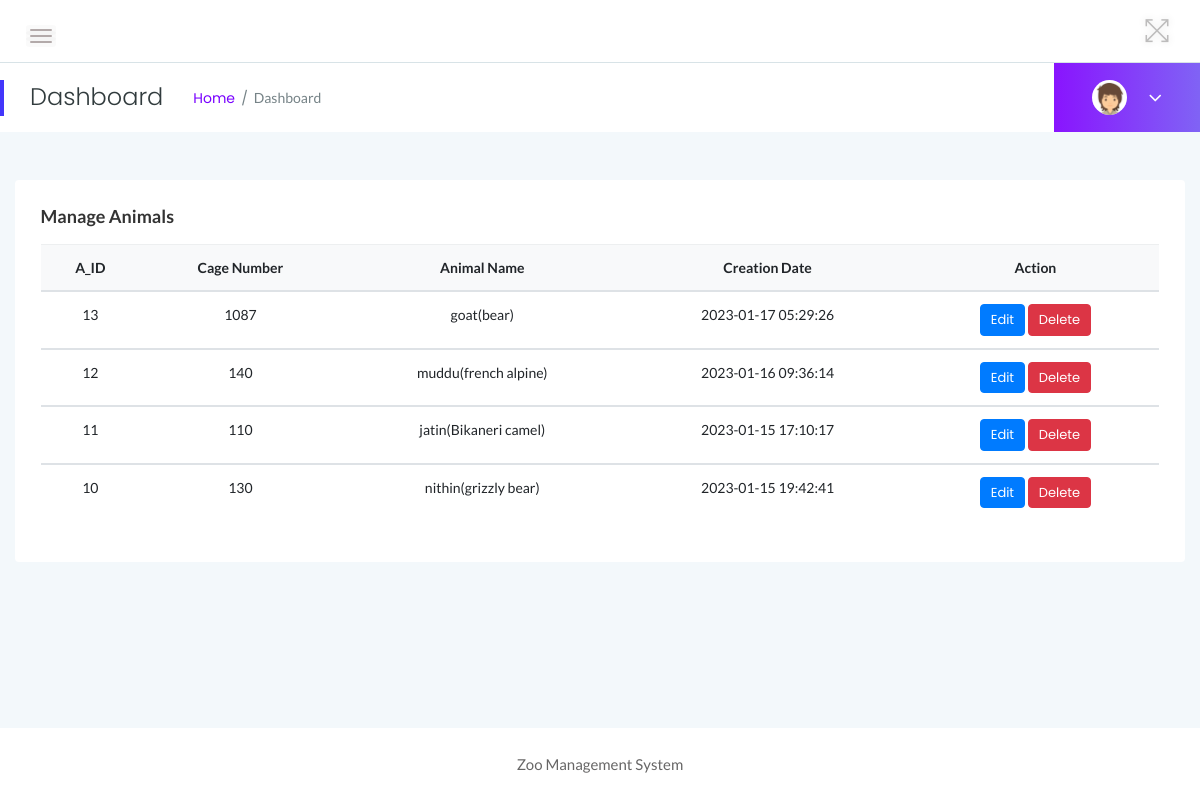
The app's page /admin/manage-animals.php (signed in) with its own data.
### tables this page shows
CREATE TABLE `tblanimal` (
  `a_id` int(11) NOT NULL,
  `animalname` varchar(200) DEFAULT NULL,
  `cagenumber` int(11) DEFAULT NULL,
  `breed` varchar(200) DEFAULT NULL,
  `animalimage` varchar(200) DEFAULT NULL,
  `creationdate` timestamp NOT NULL DEFAULT current_timestamp() ON UPDATE current_timestamp()
);

### admin/manage-animals.php (the view, shortened to what this page needs)
<?php
if (strlen($_SESSION['zmsaid']==0)) {
  header('location:logout.php');
  } else{
?>
<!doctype html>
<html class="no-js" lang="en">
<head>
    <link rel="stylesheet" href="assets/css/bootstrap.min.css">
    <link rel="stylesheet" href="assets/css/font-awesome.min.css">
    <link rel="stylesheet" href="assets/css/themify-icons.css">
    <link rel="stylesheet" href="assets/css/metisMenu.css">
    <link rel="stylesheet" href="assets/css/owl.carousel.min.css">
    <link rel="stylesheet" href="assets/css/slicknav.min.css">
    <link rel="stylesheet" href="https://www.amcharts.com/lib/3/plugins/export/export.css" type="text/css" media="all" />
    <link rel="stylesheet" type="text/css" href="https://cdn.datatables.net/1.10.19/css/jquery.dataTables.css">
    <link rel="stylesheet" type="text/css" href="https://cdn.datatables.net/1.10.18/css/dataTables.bootstrap4.min.css">
    <link rel="stylesheet" type="text/css" href="https://cdn.datatables.net/responsive/2.2.3/css/responsive.bootstrap.min.css">
    <link rel="stylesheet" type="text/css" href="https://cdn.datatables.net/responsive/2.2.3/css/responsive.jqueryui.min.css">
    <link rel="stylesheet" href="assets/css/typography.css">
    <link rel="stylesheet" href="assets/css/default-css.css">
    <link rel="stylesheet" href="assets/css/styles.css">
    <link rel="stylesheet" href="assets/css/responsive.css">
</head>
<body>
    <div class="page-container">
        <div class="main-content">
          <?php include_once('includes/header.php');?>
            <?php include_once('includes/pagetitle.php');?>
            <div class="main-content-inner">
                <div class="row">
                    <div class="col-12 mt-5">
                        <div class="card">
                            <div class="card-body">
                                <h4 class="header-title">Manage Animals</h4>
                                <div class="data-tables">
                <table class="table text-center">
                                        <thead class="bg-light text-capitalize">
                                            <tr>
                                                <th>A_ID</th>
                                                <th>Cage Number</th>
                                                <th>Animal Name</th>
                                                <th>Creation Date</th>
                                                <th>Action</th>
                                            </tr>
                                        </thead>
                                        <?php
$ret=mysqli_query($con,"select * from tblanimal order by a_id desc");
while ($row=mysqli_fetch_array($ret)) {
?>
                                        <tbody>
          <tr data-expanded="true">
            <td><?php echo $row['a_id'];?></td>
                  <td><?php  echo $row['cagenumber'];?></td>
                  <td><?php  echo $row['animalname'];?>(<?php  echo $row['breed'];?>)</td>
                  <td><?php  echo $row['creationdate'];?></td>
                  <td><a href="edit-animal-details.php?editid=<?php echo $row['a_id'];?>" class="btn btn-primary btn-xs">Edit</a>
  <a href="manage-animals.php?id=<?php echo $row['a_id']?>&del=delete" onClick="return confirm('Are you sure you want to delete?')" class="btn btn-danger btn-xs">Delete</a>
                </tr>
                <?php
}?>
 </tbody>
                                    </table>
                                </div>
                            </div>
                        </div>
                    </div>
                </div>
            </div>
        </div>
        <?php include_once('includes/footer.php');?>
    </div>
</body>
</html>
<?php }  ?>

### admin/assets/css/styles.css (style rules this page uses)
.page-container { width: 100%; height: 100%; min-height: 100vh; padding-left: 280px; -webkit-transition: padding-left 0.3s ease 0s; transition: padding-left 0.3s ease 0s; }
.card { border: none; border-radius: 4px; background-color: #fff; -webkit-transition: all 0.3s ease 0s; transition: all 0.3s ease 0s; }
.card-body { padding: 25.6px; padding: 1.6rem; }
.main-content { width: 100%; background: #F3F8FB; }
.main-content-inner { padding: 0 30px 50px; }
.header-title { font-family: 'Lato', sans-serif; font-size: 18px; font-weight: 600; letter-spacing: 0; color: #333; text-transform: capitalize; margin-bottom: 17px; }
.btn { padding: 11px 17px; font-size: 13px; letter-spacing: 0; }
.btn-xs { padding: 5px 10px; }
table tr th { border-bottom: none; }
table tr th, table tr td { border-top: 1px solid rgba(120, 130, 140, 0.13) !important; }

### admin/assets/css/responsive.css (style rules this page uses)
@media (min-width: 1200px) and (max-width: 1364px) { .main-content-inner { padding: 0 15px 50px; } }
@media (min-width: 1200px) and (max-width: 1364px) { .page-container, .sbar_collapsed.page-container { padding-left: 0; } }

### records on screen
tblanimal: a_id "13", cagenumber "1087", animalname "goat", breed "bear", creationdate "2023-01-17 05:29:26"
tblanimal: a_id "12", cagenumber "140", animalname "muddu", breed "french alpine", creationdate "2023-01-16 09:36:14"
tblanimal: a_id "11", cagenumber "110", animalname "jatin", breed "Bikaneri camel", creationdate "2023-01-15 17:10:17"
tblanimal: a_id "10", cagenumber "130", animalname "nithin", breed "grizzly bear", creationdate "2023-01-15 19:42:41"
